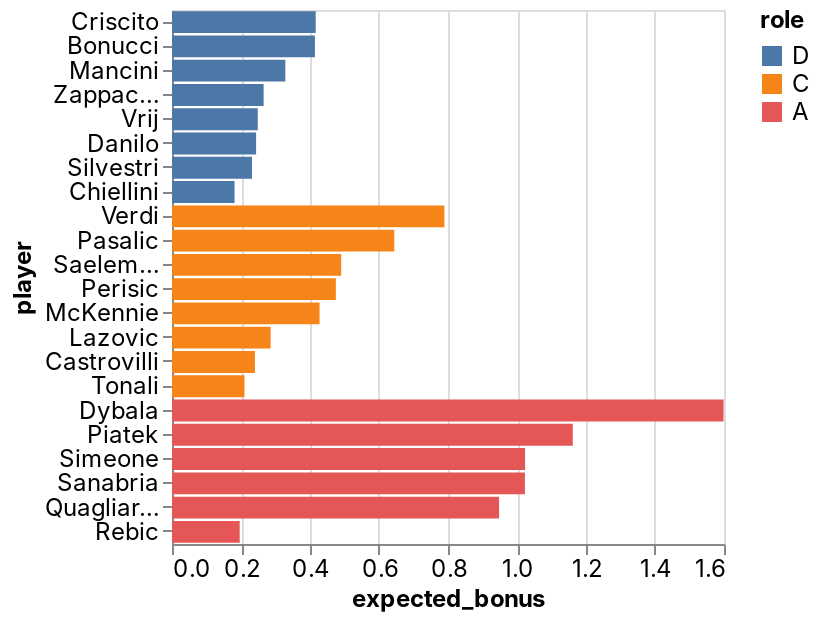

Notebook code cell kept with this figure:
### Code cell
_deepnote_run_altair(team, """{"$schema":"https://vega.github.io/schema/vega-lite/v4.json","mark":{"type":"bar","tooltip":{"content":"data"}},"height":220,"autosize":{"type":"fit"},"data":{"name":"placeholder"},"encoding":{"x":{"field":"expected_bonus","type":"quantitative","sort":null,"scale":{"type":"linear","zero":false}},"y":{"field":"player","type":"nominal","sort":null,"scale":{"type":"linear","zero":true}},"color":{"field":"role","type":"nominal","sort":null,"scale":{"type":"linear","zero":false}}}}""")

### Figure 1 — Vega-Lite specification as saved in the notebook (floating-point values rounded to 4 significant figures)
{"config": {"view": {"continuousWidth": 400, "continuousHeight": 300}, "area": {"fill": "#51C0E9"}, "axis": {"labelFont": "Inter, sans-serif", "labelFontSize": 12, "labelFontWeight": "normal", "labelLimit": 60, "labelOverlap": "greedy", "titleFont": "Inter, sans-serif", "titleFontSize": 12, "titleFontWeight": "bold"}, "background": "#ffffff", "legend": {"labelFont": "Inter, sans-serif", "labelFontSize": 12, "titleFont": "Inter, sans-serif", "titleFontSize": 12, "titleFontWeight": "bold"}, "line": {"stroke": "#51C0E9", "strokeWidth": 2}, "rect": {"fill": "#51C0E9"}, "title": {"anchor": "start", "color": "#000000", "font": "Inter, sans-serif", "fontSize": 22, "fontWeight": "normal"}}, "data": {"name": "data-a9cd940f63fe3a5a7edb06e22cf0a48a"}, "mark": {"type": "bar", "tooltip": {"content": "data"}}, "autosize": {"type": "fit"}, "encoding": {"color": {"type": "nominal", "field": "role", "scale": {"type": "linear", "zero": false}, "sort": null}, "x": {"type": "quantitative", "field": "expected_bonus", "scale": {"type": "linear", "zero": false}, "sort": null}, "y": {"type": "nominal", "field": "player", "scale": {"type": "linear", "zero": true}, "sort": null}}, "height": 300, "width": "container", "$schema": "https://vega.github.io/schema/vega-lite/v4.json", "datasets": {"data-a9cd940f63fe3a5a7edb06e22cf0a48a": [{"fanta_team": "MEZAFE", "role": "D", "player": "Criscito", "team": "Genoa", "opponent": "Napoli", "date": "2022-05-15T00:00:00", "expected_bonus": 0.4166}, {"fanta_team": "MEZAFE", "role": "D", "player": "Bonucci", "team": "Juventus", "opponent": "Lazio", "date": "2022-05-16T00:00:00", "expected_bonus": 0.4143}, {"fanta_team": "MEZAFE", "role": "D", "player": "Mancini", "team": "Roma", "opponent": "Venezia", "date": "2022-05-14T00:00:00", "expected_bonus": 0.3285}, {"fanta_team": "MEZAFE", "role": "D", "player": "Zappacosta", "team": "Atalanta", "opponent": "AC Milan", "date": "2022-05-15T00:00:00", "expected_bonus": 0.2656}, {"fanta_team": "MEZAFE", "role": "D", "player": "Vrij", "team": "Inter", "opponent": "Cagliari", "date": "2022-05-15T00:00:00", "expected_bonus": 0.2486}, {"fanta_team": "MEZAFE", "role": "D", "player": "Danilo", "team": "Juventus", "opponent": "Lazio", "date": "2022-05-16T00:00:00", "expected_bonus": 0.2438}, {"fanta_team": "MEZAFE", "role": "D", "player": "Silvestri", "team": "Bologna", "opponent": "Sassuolo", "date": "2022-05-15T00:00:00", "expected_bonus": 0.2319}, {"fanta_team": "MEZAFE", "role": "D", "player": "Chiellini", "team": "Juventus", "opponent": "Lazio", "date": "2022-05-16T00:00:00", "expected_bonus": 0.1813}, {"fanta_team": "MEZAFE", "role": "C", "player": "Verdi", "team": "Salernitana", "opponent": "Empoli", "date": "2022-05-14T00:00:00", "expected_bonus": 0.7895}, {"fanta_team": "MEZAFE", "role": "C", "player": "Pasalic", "team": "Atalanta", "opponent": "AC Milan", "date": "2022-05-15T00:00:00", "expected_bonus": 0.6443}, {"fanta_team": "MEZAFE", "role": "C", "player": "Saelemaekers", "team": "AC Milan", "opponent": "Atalanta", "date": "2022-05-15T00:00:00", "expected_bonus": 0.4904}, {"fanta_team": "MEZAFE", "role": "C", "player": "Perisic", "team": "Inter", "opponent": "Cagliari", "date": "2022-05-15T00:00:00", "expected_bonus": 0.4749}, {"fanta_team": "MEZAFE", "role": "C", "player": "McKennie", "team": "Juventus", "opponent": "Lazio", "date": "2022-05-16T00:00:00", "expected_bonus": 0.4277}, {"fanta_team": "MEZAFE", "role": "C", "player": "Lazovic", "team": "Verona", "opponent": "Torino", "date": "2022-05-14T00:00:00", "expected_bonus": 0.2859}, {"fanta_team": "MEZAFE", "role": "C", "player": "Castrovilli", "team": "Fiorentina", "opponent": "Sampdoria", "date": "2022-05-16T00:00:00", "expected_bonus": 0.2404}, {"fanta_team": "MEZAFE", "role": "C", "player": "Tonali", "team": "AC Milan", "opponent": "Atalanta", "date": "2022-05-15T00:00:00", "expected_bonus": 0.21}, {"fanta_team": "MEZAFE", "role": "A", "player": "Dybala", "team": "Juventus", "opponent": "Lazio", "date": "2022-05-16T00:00:00", "expected_bonus": 1.599}, {"fanta_team": "MEZAFE", "role": "A", "player": "Piatek", "team": "Fiorentina", "opponent": "Sampdoria", "date": "2022-05-16T00:00:00", "expected_bonus": 1.162}, {"fanta_team": "MEZAFE", "role": "A", "player": "Simeone", "team": "Verona", "opponent": "Torino", "date": "2022-05-14T00:00:00", "expected_bonus": 1.023}, {"fanta_team": "MEZAFE", "role": "A", "player": "Sanabria", "team": "Torino", "opponent": "Verona", "date": "2022-05-14T00:00:00", "expected_bonus": 1.023}, {"fanta_team": "MEZAFE", "role": "A", "player": "Quagliarella", "team": "Sampdoria", "opponent": "Fiorentina", "date": "2022-05-16T00:00:00", "expected_bonus": 0.9481}, {"fanta_team": "MEZAFE", "role": "A", "player": "Rebic", "team": "AC Milan", "opponent": "Atalanta", "date": "2022-05-15T00:00:00", "expected_bonus": 0.1962}]}}
